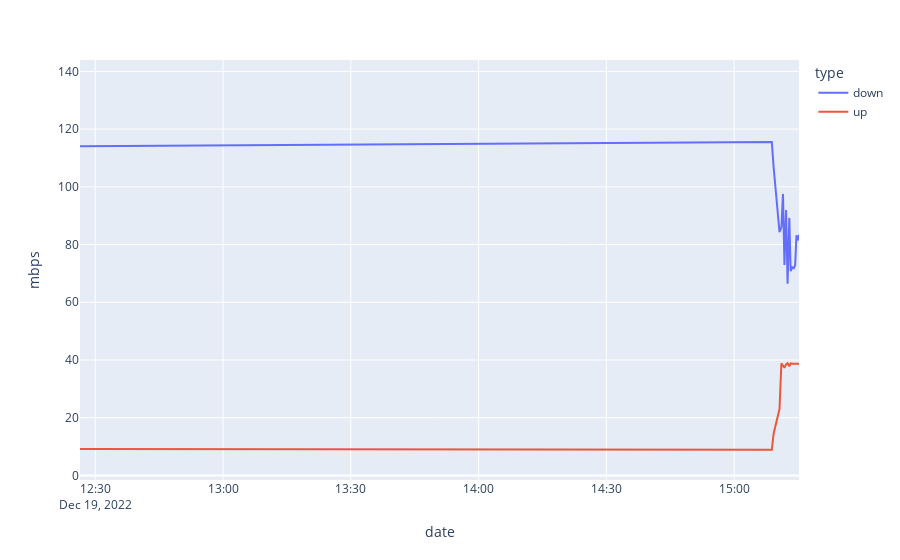

The notebook cell saved with this chart:
### Markdown cell above
### Rechart

### Code cell
show_updated_speed(history_df)

### Figure 1 — Plotly figure (JSON) as saved in the notebook; plotly's stock layout.template omitted (floating-point values rounded to 4 significant figures; data arrays with more than 128 entries replaced by an {"elided": "..."} marker saying what was removed)
{"data": [{"hovertemplate": "type=down<br>date=%{x}<br>mbps=%{y}<extra></extra>", "legendgroup": "down", "line": {"color": "#636efa", "dash": "solid"}, "marker": {"symbol": "circle"}, "mode": "lines", "name": "down", "orientation": "v", "showlegend": true, "type": "scatter", "x": {"elided": "210 str values"}, "xaxis": "x", "y": {"elided": "210 float values"}, "yaxis": "y"}, {"hovertemplate": "type=up<br>date=%{x}<br>mbps=%{y}<extra></extra>", "legendgroup": "up", "line": {"color": "#EF553B", "dash": "solid"}, "marker": {"symbol": "circle"}, "mode": "lines", "name": "up", "orientation": "v", "showlegend": true, "type": "scatter", "x": {"elided": "210 str values"}, "xaxis": "x", "y": {"elided": "210 float values"}, "yaxis": "y"}], "layout": {"autosize": true, "legend": {"title": {"text": "type"}, "tracegroupgap": 0}, "margin": {"t": 60}, "xaxis": {"anchor": "y", "autorange": false, "domain": [0, 1], "range": ["2022-12-19 12:26:24.696", "2022-12-19 15:15:13.8391"], "title": {"text": "date"}, "type": "date"}, "yaxis": {"anchor": "x", "autorange": false, "domain": [0, 1], "range": [-1.592, 143.9], "title": {"text": "mbps"}, "type": "linear"}}}
